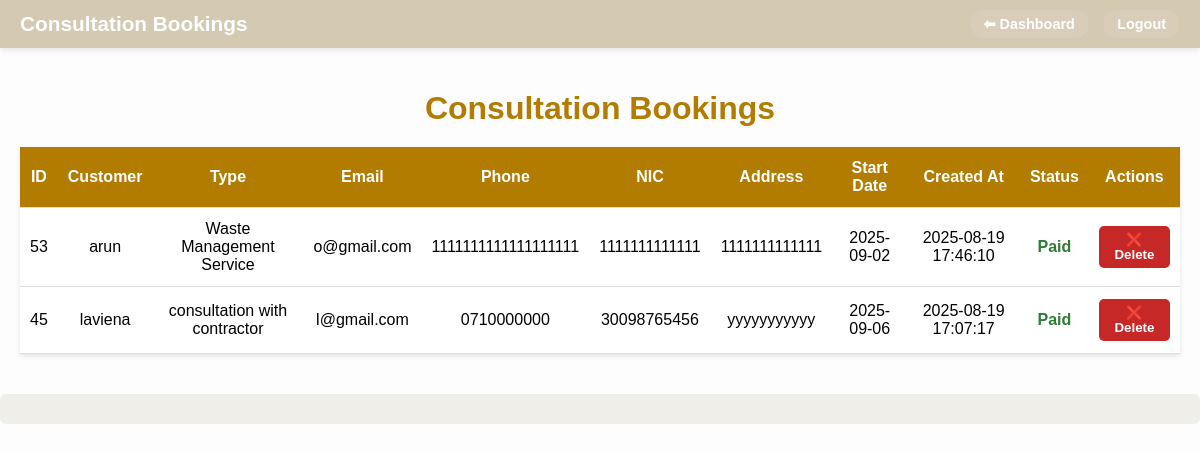
The app's page /admin/cons_booking.php with its own data.
### tables this page shows
CREATE TABLE `consultation_bookings` (
  `id` int(11) NOT NULL,
  `customer_id` int(11) NOT NULL,
  `consultation_type` varchar(255) NOT NULL,
  `status` varchar(50) NOT NULL DEFAULT 'Pending',
  `phone` varchar(20) NOT NULL,
  `nic` varchar(20) NOT NULL,
  `address` varchar(225) NOT NULL,
  `start_date` date NOT NULL,
  `created_at` timestamp NOT NULL DEFAULT current_timestamp()
);

CREATE TABLE `customers` (
  `id` int(11) NOT NULL,
  `name` varchar(100) DEFAULT NULL,
  `email` varchar(100) DEFAULT NULL,
  `password` varchar(255) DEFAULT NULL
);

### admin/cons_booking.php (the view, shortened to what this page needs)
<?php
$conn = Config::getConnection();
try {
    $bookings = $conn->query("
        SELECT cb.*, c.name AS customer_name, c.email,
               (CASE WHEN p.id IS NOT NULL THEN 'Paid' ELSE cb.status END) AS display_status
        FROM consultation_bookings cb
        JOIN customers c ON cb.customer_id = c.id
        LEFT JOIN payments p ON p.booking_id = cb.id
        ORDER BY cb.id DESC
    ")->fetchAll(PDO::FETCH_ASSOC);
} catch (PDOException $e) {
    die("DB Error: " . $e->getMessage());
}
?>
<!DOCTYPE html>
<html lang="en">
<head>
</head>
<body>
<div class="navbar">
    <div class="title">Consultation Bookings</div>
    <div class="nav-links">
        <a href="dashboard.php">⬅ Dashboard</a>
        <a href="logout.php">Logout</a>
    </div>
</div>
<div class="container">
    <h1>Consultation Bookings</h1>
    <table>
        <tr>
            <th>ID</th>
            <th>Customer</th>
            <th>Type</th>
            <th>Email</th>
            <th>Phone</th>
            <th>NIC</th>
            <th>Address</th>
            <th>Start Date</th>
            <th>Created At</th>
            <th>Status</th>
            <th>Actions</th>
        </tr>
        <?php if ($bookings): ?>
            <?php foreach ($bookings as $b): ?>
                <tr>
                    <td><?= $b['id'] ?></td>
                    <td><?= htmlspecialchars($b['customer_name']) ?></td>
                    <td><?= htmlspecialchars($b['consultation_type']) ?></td>
                    <td><?= htmlspecialchars($b['email']) ?></td>
                    <td><?= htmlspecialchars($b['phone'] ?? 'N/A') ?></td>
                    <td><?= htmlspecialchars($b['nic'] ?? 'N/A') ?></td>
                    <td><?= htmlspecialchars($b['address'] ?? 'N/A') ?></td>
                    <td><?= htmlspecialchars($b['start_date'] ?? 'N/A') ?></td>
                    <td><?= htmlspecialchars($b['created_at'] ?? 'N/A') ?></td>
                    <td class="<?= ($b['display_status'] === 'Paid') ? 'status-paid' : 'status-pending' ?>">
                        <?= $b['display_status'] ?>
                    </td>
                    <td>
                        <button onclick="confirmDelete(<?= $b['id'] ?>)" class="btn-delete">❌ Delete</button>
                    </td>
                </tr>
            <?php endforeach; ?>
        <?php else: ?>
            <tr><td colspan="11">No consultation bookings found.</td></tr>
        <?php endif; ?>
    </table>
</div>
<footer>
</footer>
</body>
</html>

### admin/cons_booking.php (style rules this page uses)
* { margin:0; padding:0; box-sizing:border-box; }
body { font-family: Arial, sans-serif; background: #fdfdfd; padding-top:70px; }
.navbar { position: fixed; top: 0; width: 100%; background: rgba(172, 150, 103, 0.5); backdrop-filter: blur(6px); display: flex; justify-content: space-between; align-items: center; padding: 12px 20px; z-index: 1000; box-shadow: 0 2px 6px rgba(0,0,0,0.1); }
.navbar .title { font-weight: bold; font-size: 1.3rem; color: #fff; }
.navbar .nav-links a { color: #fff; text-decoration: none; margin-left: 10px; padding: 6px 14px; border-radius: 50px; background: rgba(238, 220, 220, 0.2); transition: 0.3s ease; font-weight: bold; font-size: 0.9rem; }
.container { padding: 20px; max-width: 100%; overflow-x:auto; }
h1 { text-align: center; color: #b27c00; margin-bottom: 20px; }
table { width: 100%; border-collapse: collapse; background: #fff; box-shadow: 0 2px 5px rgba(0,0,0,0.1); }
th, td { padding: 12px 10px; border-bottom: 1px solid #ddd; text-align: center; }
th { background: #b27c00; color: #fff; }
.status-paid { color: #2e7d32; font-weight: bold; }
.btn-delete { background: #c62828; padding: 6px 12px; border: none; border-radius: 5px; color: #fff; font-weight: bold; cursor: pointer; transition: 0.3s; }
footer { text-align: center; padding: 15px; margin-top: 20px; color: #fff; background: rgba(236, 233, 224, 0.7); border-radius: 6px; }

### records on screen
consultation_bookings: id "53", customer.name "arun", consultation_type "Waste Management Service", customer.email "o@gmail.com", phone "1111111111111111111", nic "1111111111111", address "1111111111111", start_date "2025-09-02", created_at "2025-08-19 17:46:10", display_status "Paid"
consultation_bookings: id "45", customer.name "laviena", consultation_type "consultation with contractor", customer.email "l@gmail.com", phone "0710000000", nic "30098765456", address "yyyyyyyyyyy", start_date "2025-09-06", created_at "2025-08-19 17:07:17", display_status "Paid"
